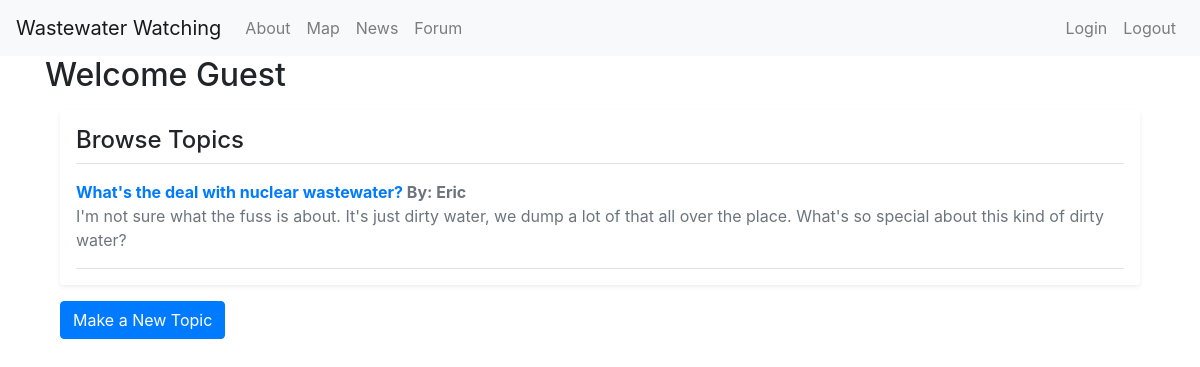
/forum, run on an earlier commit of the app's database.
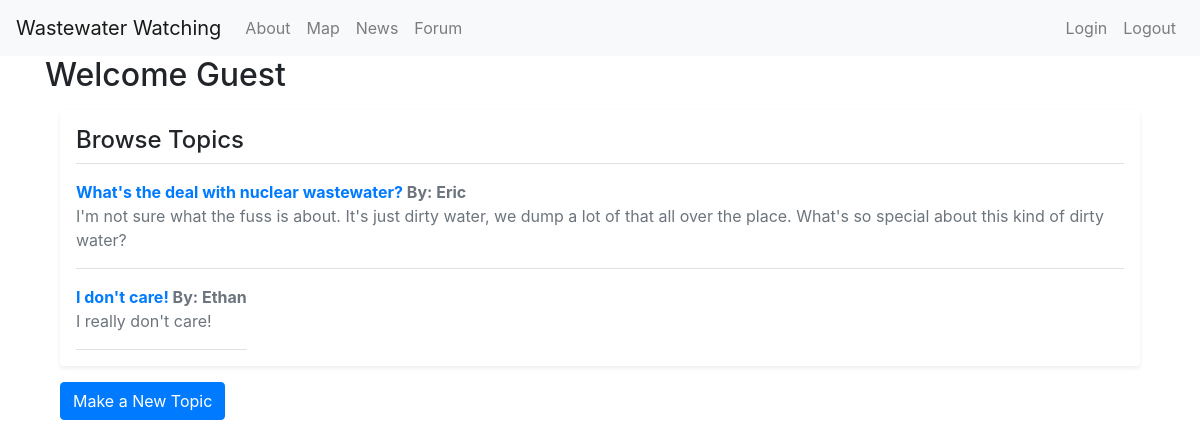
And on a later commit of the database.
### app.py (models this page shows)
class Topic(db.Model):
    id: Mapped[int] = mapped_column(primary_key=True)
    title: Mapped[str] = mapped_column(unique=True)
    user: Mapped[str]
    description: Mapped[str]

### app.py (the view)
@app.route('/forum', methods=["GET"])
def forum():
    curr_name = 'Guest'
    if current_user.is_authenticated:
        curr_name = current_user.name
    topics = db.session.execute(db.select(Topic)).scalars()
    return render_template('forum/index.html', topics=topics, name=curr_name)

### templates/forum/index.html
{% extends 'base.html' %}
{% block content %}
    <h2>{% block title %} Welcome {{ name }} {% endblock %}</h2>
    <div class="container">
        <div class="my-3 p-3 bg-body rounded shadow-sm">
            <h4 class="border-bottom pb-2 mb-0">Browse Topics</h4>
            {% for topic in topics %}
            <div class="d-flex text-muted pt-3">
              <p class="pb-3 mb-0 border-bottom">
                <strong class="d-block text-gray-dark"><a href="/forum/topic/{{topic.id}}">{{topic['title']}}</a> By: {{topic['user']}}</strong>
                {{topic['description']}}
              </p>
            </div>
            {% endfor %}
        </div>
        <a href="/forum/newtopic">
          <button type="button" class="btn btn-primary">Make a New Topic</button>
        </a>
    </div>
{% endblock %}

What changed in the data, as far as the page shows it:
added Topic: title "I don't care!", user "Ethan", description "I really don't care!"
